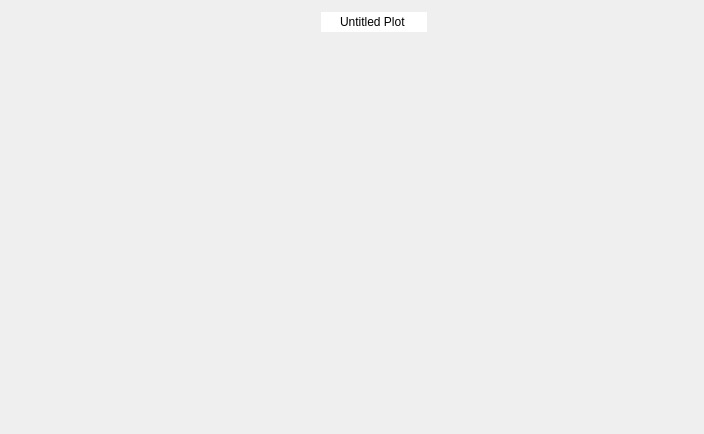
<?xml version="1.0" encoding="UTF-8"?>
<ui version="4.0">
 <class>PlotWidget</class>
 <widget class="QWidget" name="PlotWidget">
  <property name="geometry">
   <rect>
    <x>0</x>
    <y>0</y>
    <width>704</width>
    <height>434</height>
   </rect>
  </property>
  <property name="windowTitle">
   <string>Form</string>
  </property>
  <layout class="QGridLayout" name="gridLayout">
   <item row="0" column="0">
    <spacer name="horizontalSpacerLeft">
     <property name="orientation">
      <enum>Qt::Horizontal</enum>
     </property>
     <property name="sizeType">
      <enum>QSizePolicy::Fixed</enum>
     </property>
     <property name="sizeHint" stdset="0">
      <size>
       <width>50</width>
       <height>20</height>
      </size>
     </property>
    </spacer>
   </item>
   <item row="0" column="7">
    <layout class="QHBoxLayout" name="horizontalLayout">
     <property name="spacing">
      <number>0</number>
     </property>
     <item>
      <widget class="QPushButton" name="pushButtonRunPause">
       <property name="minimumSize">
        <size>
         <width>22</width>
         <height>22</height>
        </size>
       </property>
       <property name="maximumSize">
        <size>
         <width>22</width>
         <height>22</height>
        </size>
       </property>
       <property name="cursor">
        <cursorShape>PointingHandCursor</cursorShape>
       </property>
       <property name="toolTip">
        <string>Run/pause plot</string>
       </property>
       <property name="text">
        <string/>
       </property>
       <property name="icon">
        <iconset>
         <normaloff>../resource/16x16/run.png</normaloff>../resource/16x16/run.png</iconset>
       </property>
       <property name="flat">
        <bool>true</bool>
       </property>
      </widget>
     </item>
     <item>
      <widget class="QPushButton" name="pushButtonClear">
       <property name="minimumSize">
        <size>
         <width>22</width>
         <height>22</height>
        </size>
       </property>
       <property name="maximumSize">
        <size>
         <width>22</width>
         <height>22</height>
        </size>
       </property>
       <property name="cursor">
        <cursorShape>PointingHandCursor</cursorShape>
       </property>
       <property name="toolTip">
        <string>Clear plot</string>
       </property>
       <property name="text">
        <string/>
       </property>
       <property name="icon">
        <iconset>
         <normaloff>../resource/16x16/clear.png</normaloff>../resource/16x16/clear.png</iconset>
       </property>
       <property name="flat">
        <bool>true</bool>
       </property>
      </widget>
     </item>
     <item>
      <widget class="QPushButton" name="pushButtonImportExport">
       <property name="minimumSize">
        <size>
         <width>22</width>
         <height>22</height>
        </size>
       </property>
       <property name="maximumSize">
        <size>
         <width>22</width>
         <height>22</height>
        </size>
       </property>
       <property name="cursor">
        <cursorShape>PointingHandCursor</cursorShape>
       </property>
       <property name="toolTip">
        <string>Export plot</string>
       </property>
       <property name="text">
        <string/>
       </property>
       <property name="icon">
        <iconset>
         <normaloff>../resource/16x16/eject.png</normaloff>../resource/16x16/eject.png</iconset>
       </property>
       <property name="flat">
        <bool>true</bool>
       </property>
      </widget>
     </item>
     <item>
      <widget class="QPushButton" name="pushButtonSetup">
       <property name="minimumSize">
        <size>
         <width>22</width>
         <height>22</height>
        </size>
       </property>
       <property name="maximumSize">
        <size>
         <width>22</width>
         <height>22</height>
        </size>
       </property>
       <property name="cursor">
        <cursorShape>PointingHandCursor</cursorShape>
       </property>
       <property name="toolTip">
        <string>Configure plot</string>
       </property>
       <property name="text">
        <string/>
       </property>
       <property name="icon">
        <iconset>
         <normaloff>../resource/16x16/setup.png</normaloff>../resource/16x16/setup.png</iconset>
       </property>
       <property name="flat">
        <bool>true</bool>
       </property>
      </widget>
     </item>
     <item>
      <widget class="QPushButton" name="pushButtonState">
       <property name="minimumSize">
        <size>
         <width>22</width>
         <height>22</height>
        </size>
       </property>
       <property name="maximumSize">
        <size>
         <width>22</width>
         <height>22</height>
        </size>
       </property>
       <property name="cursor">
        <cursorShape>PointingHandCursor</cursorShape>
       </property>
       <property name="toolTip">
        <string>Maximize/restore plot</string>
       </property>
       <property name="text">
        <string/>
       </property>
       <property name="icon">
        <iconset>
         <normaloff>../resource/16x16/zoom_in.png</normaloff>../resource/16x16/zoom_in.png</iconset>
       </property>
       <property name="flat">
        <bool>true</bool>
       </property>
      </widget>
     </item>
    </layout>
   </item>
   <item row="0" column="6">
    <spacer name="horizontalSpacerRight">
     <property name="orientation">
      <enum>Qt::Horizontal</enum>
     </property>
     <property name="sizeType">
      <enum>QSizePolicy::Fixed</enum>
     </property>
     <property name="sizeHint" stdset="0">
      <size>
       <width>0</width>
       <height>20</height>
      </size>
     </property>
    </spacer>
   </item>
   <item row="1" column="0" colspan="8">
    <widget class="QwtPlot" name="plot">
     <property name="sizePolicy">
      <sizepolicy hsizetype="MinimumExpanding" vsizetype="MinimumExpanding">
       <horstretch>0</horstretch>
       <verstretch>0</verstretch>
      </sizepolicy>
     </property>
     <property name="frameShape">
      <enum>QFrame::NoFrame</enum>
     </property>
     <property name="frameShadow">
      <enum>QFrame::Plain</enum>
     </property>
     <property name="lineWidth">
      <number>1</number>
     </property>
    </widget>
   </item>
   <item row="0" column="3">
    <widget class="QLineEdit" name="lineEditTitle">
     <property name="sizePolicy">
      <sizepolicy hsizetype="Minimum" vsizetype="Fixed">
       <horstretch>0</horstretch>
       <verstretch>0</verstretch>
      </sizepolicy>
     </property>
     <property name="minimumSize">
      <size>
       <width>100</width>
       <height>0</height>
      </size>
     </property>
     <property name="inputMask">
      <string/>
     </property>
     <property name="text">
      <string>Untitled Plot</string>
     </property>
     <property name="frame">
      <bool>false</bool>
     </property>
     <property name="alignment">
      <set>Qt::AlignCenter</set>
     </property>
    </widget>
   </item>
   <item row="0" column="4">
    <spacer name="horizontalSpacer_2">
     <property name="orientation">
      <enum>Qt::Horizontal</enum>
     </property>
     <property name="sizeType">
      <enum>QSizePolicy::MinimumExpanding</enum>
     </property>
     <property name="sizeHint" stdset="0">
      <size>
       <width>0</width>
       <height>20</height>
      </size>
     </property>
    </spacer>
   </item>
   <item row="0" column="2">
    <spacer name="horizontalSpacer">
     <property name="orientation">
      <enum>Qt::Horizontal</enum>
     </property>
     <property name="sizeType">
      <enum>QSizePolicy::MinimumExpanding</enum>
     </property>
     <property name="sizeHint" stdset="0">
      <size>
       <width>0</width>
       <height>20</height>
      </size>
     </property>
    </spacer>
   </item>
   <item row="0" column="1">
    <spacer name="horizontalSpacer_4">
     <property name="orientation">
      <enum>Qt::Horizontal</enum>
     </property>
     <property name="sizeType">
      <enum>QSizePolicy::Fixed</enum>
     </property>
     <property name="sizeHint" stdset="0">
      <size>
       <width>110</width>
       <height>20</height>
      </size>
     </property>
    </spacer>
   </item>
  </layout>
 </widget>
 <customwidgets>
  <customwidget>
   <class>QwtPlot</class>
   <extends>QFrame</extends>
   <header>qwt_plot.h</header>
  </customwidget>
 </customwidgets>
 <resources/>
 <connections/>
</ui>
